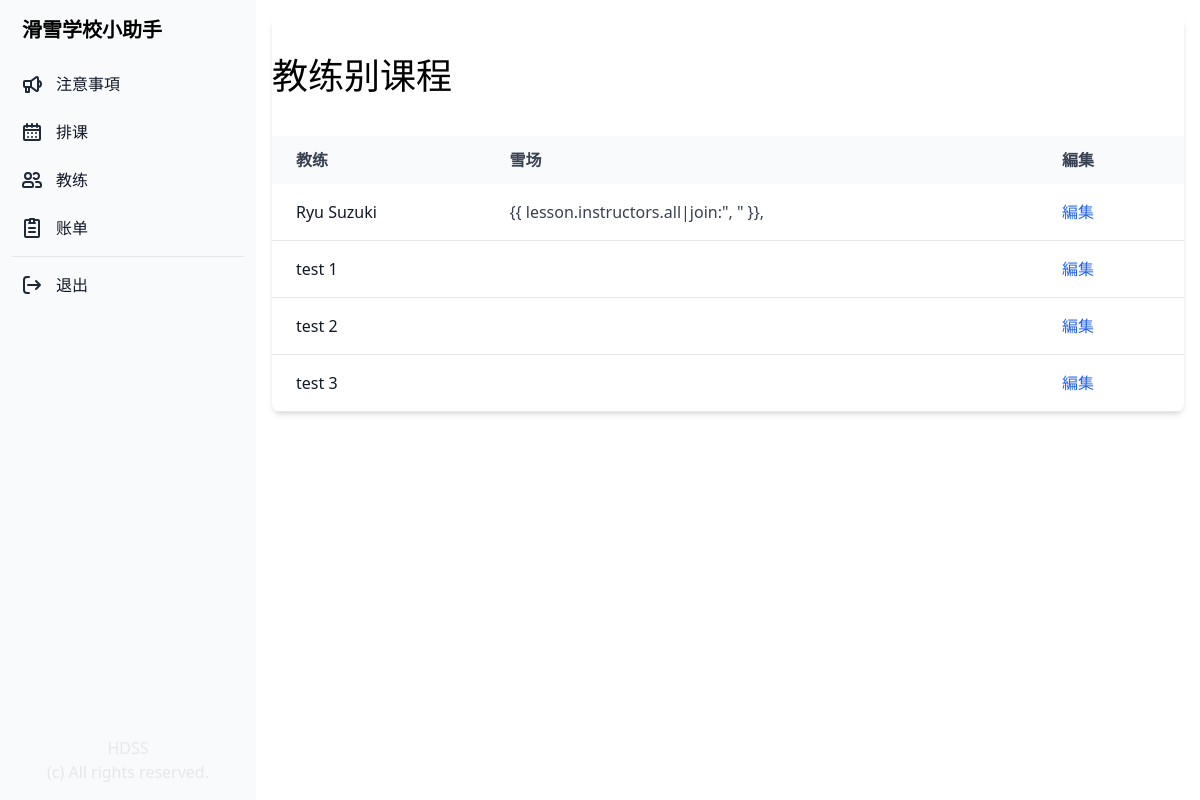
The page /profile_lesson/ (signed in) on the database its author committed.
### manager_app/models.py (models this page shows, shortened)
class Profile(models.Model):
    COLORS = (
        ('#808080', '灰色'),
        ('#ff6961', '赤色'),
        ('#ffb480', '橙色'),
        ('#f8f38d', '黄色'),
        ('#42d6a4', '緑色'),
        ('#08cad1', '水色'),
        ('#59adf6', '青色'),
        ('#9d94ff', '紫色'),
        ('#c780e8', '桃色'),
    )
    TYPE = (
        ('管理', '管理'),
        ('教练', '教练'),
        ('其他', '其他'),
    )
    SKI = (
        ('双板0极', '双板0极'),
        ('双板1级', '双板1级'),
        ('双板2级', '双板2级'),
        ('双板3级', '双板3级'),
        ('双板4级', '双板4级'),
    )
    SNOWBOARD = (
        ('单板0极', '单板0极'),
        ('单板1级', '单板1级'),
        ('单板2级', '单板2级'),
        ('单板3级', '单板3级'),
        ('单板4级', '单板4级'),
    )
    SKI_SYSTEM = (
        ('加拿大', '加拿大'),
        ('新西兰', '新西兰'),
        ('澳洲', '澳洲'),
        ('日本', '日本'),
        ('其他', '其他'),
        ('无', '无'),
    )
    SNOWBOARD_SYSTEM = (
        ('加拿大', '加拿大'),
        ('新西兰', '新西兰'),
        ('澳洲', '澳洲'),
        ('日本', '日本'),
        ('其他', '其他'),
        ('无', '无'),
    )
    YEAR_CHOICES = (
        ('1年', '1年'),
        ('2年', '2年'),
        ('3年', '3年'),
        ('4年', '4年'),
        ('5年以上', '5年以上'),
    )
    FARE_PECENTAGE = (
        ('20%', '20%'),
        ('21.5%', '21.5%'),
        ('23%', '23%'),
        ('24.5%', '24.5%'),
        ('26%', '26%'),
        ('30%', '30%'),
        ('31.5%', '31.5%'),
        ('33%', '33%'),
        ('34.5%', '34.5%'),
        ('36%', '36%'),
        ('40%', '40%'),
        ('41.5%', '41.5%'),
        ('43%', '43%'),
        ('44.5%', '44.5%'),
        ('46%', '46%'),
    )
    FULL_ATTENDANCE = (
        ('3%', '3%'),
        ('0%', '0%'),
    )
    CUSTOMERS_EVALUATION = (
        ('2%', '2%'),
        ('0%', '0%'),
    )
    COMPANY_EVALUATION = (
        ('5%', '5%'),
        ('0%', '0%'),
    )
    user = models.OneToOneField(User, on_delete=models.CASCADE)
    birthday = models.DateField("生年月日", blank=True, null=True)
    color = models.CharField("教练色", max_length=30, choices=COLORS)
    contract_type = models.CharField("职务", max_length=50, choices=TYPE, default='教练')
    fullname = models.CharField("姓名", max_length=20, blank=True)
    phone = models.CharField("電話", max_length=20, blank=True)
    email = models.CharField("邮箱", max_length=50, blank=True)
    wechat = models.CharField("微信", max_length=20, blank=True)
    whatsapp = models.CharField("Whatsapp", max_length=20, blank=True)
    line = models.CharField("LINE", max_length=20, blank=True)
    ski_system = models.CharField("双板体系", max_length=50, choices=SKI_SYSTEM, default='加拿大')
    snowboard_system = models.CharField("单板体系", max_length=50, choices=SNOWBOARD_SYSTEM, default='加拿大')
    ski = models.CharField("级别", max_length=50, choices=SKI, default='双板1级')
    snowboard = models.CharField("级别", max_length=50, choices=SNOWBOARD, default='单板1级')
    accommodation = models.CharField("宿舍", max_length=20, blank=True)
    years_choices = models.CharField("経験年数", choices=YEAR_CHOICES, default='1年')
    fare_percentage = models.CharField("提成比率", max_length=50, choices=FARE_PECENTAGE, default='20%')
    full_attendance = models.CharField("全勤提成", max_length=50, choices=FULL_ATTENDANCE, default='3%')
    customers_evaluation = models.CharField("客人評価", max_length=50, choices=CUSTOMERS_EVALUATION, default='2%')
    company_evaluation = models.CharField("公司評価", max_length=50, choices=COMPANY_EVALUATION, default='5%')
    note = models.CharField("備考", max_length=500, blank=True)
    is_active = models.BooleanField("現役中", default=True)
    date_created = models.DateTimeField("作成日", auto_now_add=True)
    updated_at = models.DateTimeField("更新日", auto_now=True)
    def __str__(self):
        return f"{self.fullname}"

class Lesson(models.Model):
    PAYMENT_TYPES = (
        ('現金','現金'),
        ('刷卡', '刷卡'),
        ('電子支付', '電子支付'),
        ('未支付', '未支付'),
        )
    PLACE = (
        ('比洛夫', '比洛夫'),
        ('花园', '花园'),
        ('安努', '安努'),
        ('莫伊哇', '莫伊哇'),
        ('留寿都', '留寿都'),
        ('喜乐乐', '喜乐乐'),
        ('其他', '其他'),
    )
    LESSON_TYPE = (
        ('初学', '初学'),
        ('初级', '初级'),
        ('中级', '中级'),
        ('上级', '上级'),
        ('导滑', '导滑'),
    )
    lesson_number = models.IntegerField("课次", blank=False, null=True, default=0)
    instructors = models.ManyToManyField(Profile, related_name="instructors", blank=False)
    client = models.CharField("客人姓名", max_length=255)
    lesson_type = models.CharField("课程类型", max_length=50, choices=LESSON_TYPE, default='初学')
    address = models.CharField("酒店", max_length=255)
    place = models.CharField("雪场", max_length=50, choices=PLACE, default='比洛夫')
    payment_type = models.CharField("付款方式", max_length=50, choices=PAYMENT_TYPES, default='未支付')
    payment_amount = models.DecimalField("付款金額", max_digits=10, decimal_places=2, blank=True, null=True)
    payment_date = models.DateTimeField("付款日", blank=True, null=True)
    note = models.CharField("備考", max_length=255, blank=True, null=True)
    start_date = models.DateTimeField("開始日")
    end_date = models.DateTimeField("終了日")
    start_time = models.TimeField("開始時間", blank=True, null=True)
    end_time = models.TimeField("終了時間", blank=True, null=True)
    finished = models.BooleanField("終了", default=False)
    date_created = models.DateTimeField("作成日", auto_now_add=True)

### manager_app/views.py (the view)
# urls.py: path('profile_lesson/', views.profile_lesson, name="profile_lesson"),
@login_required(login_url='/login_user/')
def profile_lesson(request):
    if request.user.is_authenticated:
        profiles = Profile.objects.all()
        lessons = Lesson.objects.all().order_by('-date_created')
    return render(request, "lesson/profile_lesson.html", {"profiles": profiles, "lessons": lessons})

### manager_app/templates/lesson/profile_lesson.html (shortened to what this page needs)
{% extends "base.html" %}
{% block content %}
<div class="p-4 sm:ml-64">
    <div class="relative overflow-x-auto shadow-md sm:rounded-lg">
        <div class="px-auto">
            <h1 class="text-4xl py-10">教练别课程</h1>
        </div>
        <table class="w-full text-normal text-left rtl:text-right text-gray-500 dark:text-gray-400">
            <thead
                class="text-normal text-gray-700 uppercase bg-gray-50 whitespace-nowrap dark:bg-gray-700 dark:text-gray-400">
                <tr>
                    <th scope="col" class="px-6 py-3">
                        教练
                    </th>
                    <th scope="col" class="px-6 py-3">
                        雪场
                    </th>
                    <th scope="col" class="px-6 py-3">
                        編集
                    </th>
                </tr>
            </thead>
            <tbody>
                {% if profiles %}
                {% for profile in profiles %}
                <tr class="border-b">
                    <th scope="row" class="pl-6 pr-3 py-4 font-medium whitespace-nowrap text-gray-900">
                        <a href="#">
                            <a href="{% url 'update_profile' profile.id %}">{{ profile }}
                            </a>
                    </th>
                    <td class="px-6 py-4 whitespace-nowrap">
                        {% for lesson in lessons %}
                        {% if profile in lesson.instructors.all %}
                        <a href="{% url 'lesson_details' lesson.id %}" class="text-gray-700">{{
                            lesson.instructors.all|join:", " }},
                            {% elif profile in lesson.instructors.all %}
                            <a href="{% url 'lesson_details' lesson.id %}">{{ lesson.place }},
                                {% endif %}
                                {% endfor %}
                    </td>
                    <td class="px-6 py-4 whitespace-nowrap">
                        <a href="#" class="font-medium text-blue-600 hover:underline">編集</a>
                    </td>
                </tr>
                {% endfor %}
                {% endif %}
            </tbody>
        </table>
    </div>
</div>
{% endblock content %}

### rows shown on the page
Profile: fullname "Ryu Suzuki"
Lesson: shows "{{ lesson.instructors.all|join:\", \" }},"
Profile: fullname "test 1"
Profile: fullname "test 2"
Profile: fullname "test 3"
